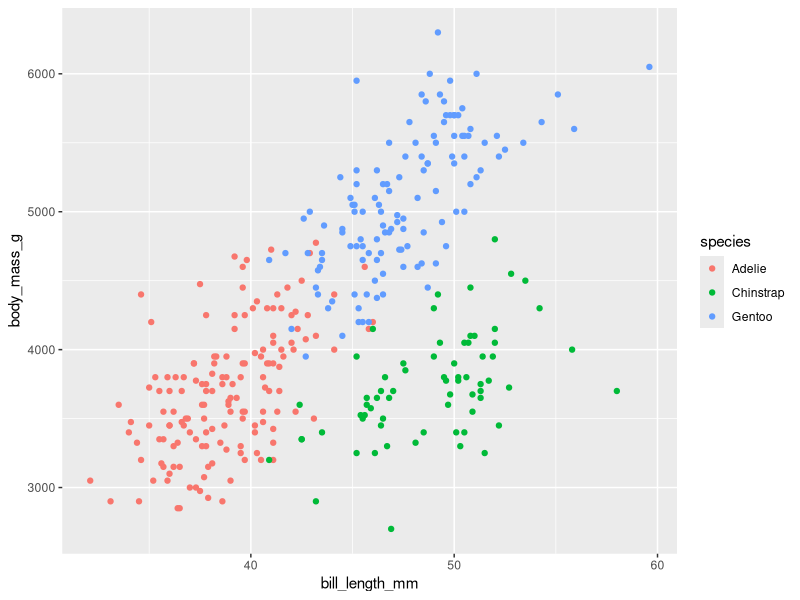
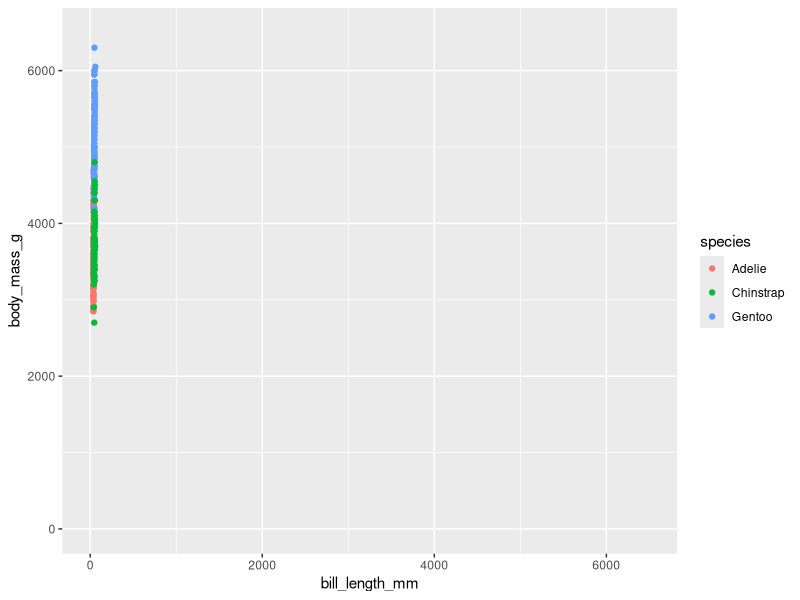

These figures' R source, in order:
## ---- chunk 1
library(tidyverse)
library(palmerpenguins)
data("penguins")

# we only need this 3 columns for this exercise
penguins <- penguins %>% 
    select(bill_length_mm, body_mass_g, species)
## ---- chunk 2
penguins %>% 
    ggplot(aes(x=bill_length_mm, y=body_mass_g, color=species)) + 
    geom_point()
## ---- chunk 3
penguins %>% 
    ggplot(aes(x=bill_length_mm, y=body_mass_g, color=species)) + 
    geom_point() + 
    lims(x=c(0, 6500), y=c(0, 6500))
